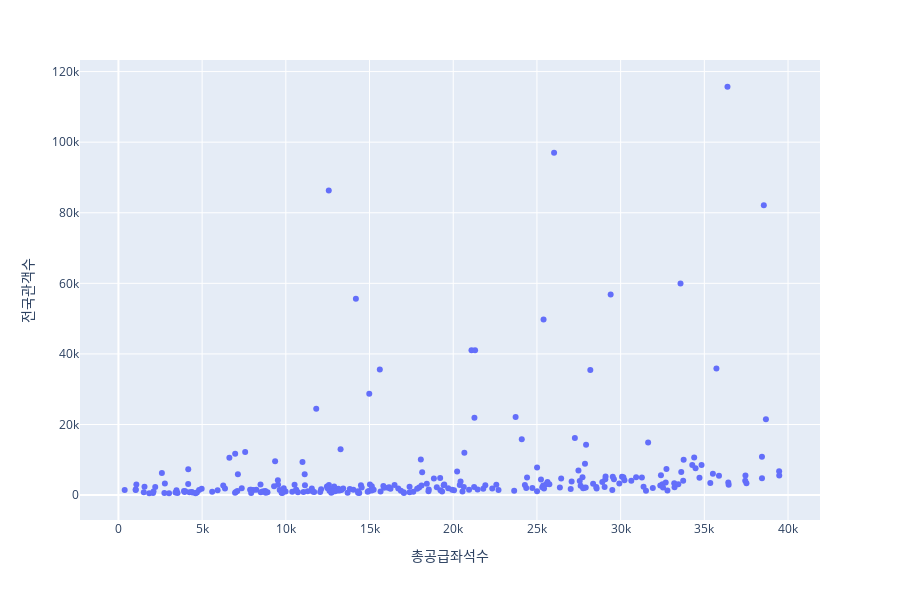

Notebook code for this chart:
### Code cell
px.scatter(df, x='총공급좌석수', y='전국관객수'
          , hover_name='영화명'
          )

### Figure 1 — Plotly figure (JSON) as saved in the notebook; plotly's stock layout.template omitted (floating-point values rounded to 4 significant figures; data arrays with more than 128 entries replaced by an {"elided": "..."} marker saying what was removed)
{"data": [{"hoverlabel": {"namelength": 0}, "hovertemplate": "<b>%{hovertext}</b><br><br>총공급좌석수=%{x}<br>전국관객수=%{y}", "hovertext": {"elided": "253 str values"}, "legendgroup": "", "marker": {"color": "#636efa", "symbol": "circle"}, "mode": "markers", "name": "", "showlegend": false, "type": "scatter", "x": {"elided": "253 int values"}, "xaxis": "x", "y": {"elided": "253 int values"}, "yaxis": "y"}], "layout": {"height": 600, "legend": {"tracegroupgap": 0}, "margin": {"t": 60}, "xaxis": {"anchor": "y", "domain": [0, 1], "title": {"text": "총공급좌석수"}}, "yaxis": {"anchor": "x", "domain": [0, 1], "title": {"text": "전국관객수"}}}}
